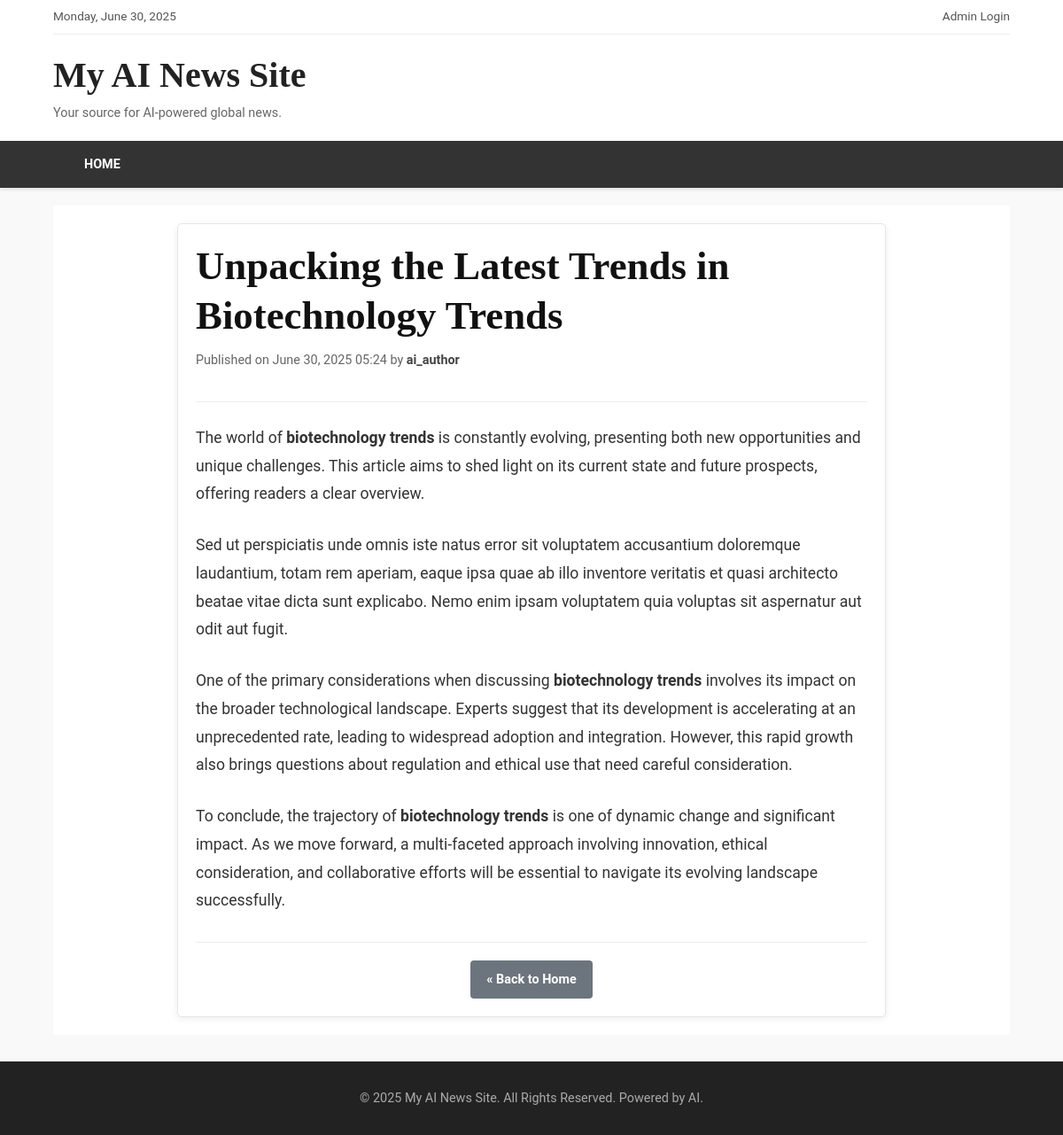
The app's page /article/unpacking-the-latest-trends-in-biotechnology-trends with its own data.
### app.py (models this page shows, shortened)
class SiteSetting(db.Model):
    id = db.Column(db.Integer, primary_key=True)
    key = db.Column(db.String(100), unique=True, nullable=False)
    value = db.Column(db.Text, nullable=True)

class Article(db.Model):
    id = db.Column(db.Integer, primary_key=True)
    title = db.Column(db.String(200), nullable=False)
    slug = db.Column(db.String(250), unique=True, nullable=False)
    content = db.Column(db.Text, nullable=False)
    pub_date = db.Column(db.DateTime, nullable=False, default=datetime.datetime.utcnow)
    author_id = db.Column(db.Integer, db.ForeignKey('user.id'), nullable=True) # Can be null if AI generated
    author = db.relationship('User', backref=db.backref('articles', lazy=True))
    featured_image = db.Column(db.String(100), nullable=True)
    meta_title = db.Column(db.String(250), nullable=True)
    meta_description = db.Column(db.String(500), nullable=True)
    meta_keywords = db.Column(db.String(250), nullable=True)

class User(UserMixin, db.Model):
    id = db.Column(db.Integer, primary_key=True)
    username = db.Column(db.String(80), unique=True, nullable=False)
    password_hash = db.Column(db.String(200), nullable=False)

### app.py (the view)
@app.route('/article/<slug:article_slug>')
def view_article(article_slug):
    article = Article.query.filter_by(slug=article_slug).first_or_404()
    return render_template('article.html', article=article)

### app.py (called while the page is built)
def get_site_config():
    if 'site_config' not in g:
        settings = SiteSetting.query.all()
        g.site_config = {setting.key: setting.value for setting in settings}
    return g.site_config

@app.context_processor
def inject_global_vars():
    return {
        'config': get_site_config(),
        'now': datetime.datetime.utcnow(), # Already provides current datetime
        'current_date_formatted': datetime.datetime.utcnow().strftime("%A, %B %d, %Y")
    }

### templates/article.html (shortened to what this page needs)
{% extends "layout.html" %}
{% block content %}
    <div class="article-page-container">
        <article class="post single-article">
            <header class="article-header">
                <h1 class="article-title">{{ article.title }}</h1>
                <p class="article-meta">
                    Published on {{ article.pub_date.strftime('%B %d, %Y %H:%M') }}
                    {% if article.author %}
                        by <span class="author-name">{{ article.author.username }}</span>
                    {% elif article.author_id is none %}
                        by <span class="author-name">AI News Staff</span>
                    {% endif %}
                </p>
            </header>
            <div class="article-content">
                {{ article.content | safe }}
            </div>
        </article>
        <div class="article-navigation">
            <a href="{{ url_for('index') }}" class="btn btn-secondary">&laquo; Back to Home</a>
        </div>
    </div>
{% endblock %}

### templates/layout.html (shortened to what this page needs)
<!DOCTYPE html>
<html lang="en">
<head>
    <link rel="stylesheet" href="{{ url_for('static', filename='style.css') }}">
</head>
<body>
    <header class="site-header">
        <div class="container header-top-bar">
            <div class="current-date">{{ current_date_formatted }}</div>
            <div class="header-top-links">
                {% if current_user and current_user.is_authenticated %}
                     <a href="{{ url_for('admin_dashboard') }}">Admin Dashboard</a> | <a href="{{ url_for('logout') }}">Logout</a>
                {% else %}
                    <a href="{{ url_for('login') }}">Admin Login</a>
                {% endif %}
            </div>
        </div>
        <div class="container header-main">
            <div class="site-branding">
                <h1><a href="{{ url_for('index') }}">{{ config.get('SITE_NAME', 'AI News Site') }}</a></h1>
                <p class="site-description">Your source for AI-powered global news.</p>
            </div>
        </div>
        <nav class="main-navigation">
            <div class="container">
                <ul>
                    <li><a href="{{ url_for('index') }}">Home</a></li>
                </ul>
            </div>
        </nav>
    </header>
    <div class="container main-content-area">
        {% block content %}{% endblock %}
    </div>
    <footer class="site-footer">
        <div class="container">
            <p>&copy; {{ now.year }} {{ config.get('SITE_NAME', 'AI News Site') }}. All Rights Reserved. Powered by AI.</p>
        </div>
    </footer>
</body>
</html>

### static/style.css (style rules this page uses)
* { box-sizing: border-box; margin: 0; padding: 0; }
body { font-family: 'Roboto', sans-serif; line-height: 1.6; background: #f9f9f9; color: #333; font-size: 16px; }
.container { width: 90%; max-width: 1200px; margin: auto; padding: 0 15px; }
a { color: #007bff; text-decoration: none; }
h1, h2, h3, h4, h5, h6 { font-family: 'Merriweather', serif; font-weight: 700; color: #222; line-height: 1.3; margin-bottom: 0.75em; }
.site-header { background: #fff; box-shadow: 0 2px 4px rgba(0,0,0,0.1); margin-bottom: 20px; }
.header-top-bar { display: flex; justify-content: space-between; align-items: center; padding: 8px 0; font-size: 0.85em; color: #555; border-bottom: 1px solid #eee; }
.header-top-bar a { color: #555; text-decoration: none; }
.header-main { display: flex; justify-content: space-between; align-items: center; padding: 20px 0; }
.site-branding h1 { margin: 0; font-size: 2.5em; }
.site-branding h1 a { color: #222; text-decoration: none; }
.site-description { font-size: 0.9em; color: #666; margin-top: 5px; }
.main-navigation { background: #333; color: #fff; }
.main-navigation ul { list-style: none; padding: 0; margin: 0; display: flex; }
.main-navigation ul li { position: relative; }
.main-navigation ul li a { display: block; padding: 15px 20px; color: #fff; text-decoration: none; font-weight: 700; text-transform: uppercase; font-size: 0.9em; }
.main-content-area { padding: 20px 0; background: #fff; min-height: 60vh; }
footer.site-footer { background: #222; color: #aaa; padding: 30px 0; text-align: center; font-size: 0.9em; margin-top: 30px; }
footer.site-footer p { margin: 0; }
article.post { background: #fff; margin-bottom: 20px; }
.article-meta { font-size: 0.85em; color: #777; margin-bottom: 15px; display: block; }
.btn { display: inline-block; background: #007bff; color: #fff !important; padding: 10px 18px; border: none; border-radius: 4px; cursor: pointer; text-decoration: none; font-weight: bold; font-size: 0.9em; transition: background-color 0.2s ease-in-out; }
.btn-secondary { background: #6c757d; }
.article-page-container { max-width: 800px; margin: 0 auto; padding: 20px; background: #fff; border: 1px solid #e5e5e5; box-shadow: 0 2px 8px rgba(0,0,0,0.07); border-radius: 5px; }
.single-article .article-header { margin-bottom: 25px; padding-bottom: 20px; border-bottom: 1px solid #eee; }
.single-article .article-title { font-size: 2.8em; line-height: 1.25; color: #111; margin-bottom: 10px; }
.single-article .article-meta { font-size: 0.9em; color: #666; }
.single-article .article-meta .author-name { font-weight: bold; color: #444; }
.article-content { font-size: 1.1em; line-height: 1.8; color: #333; }
.article-content p { margin-bottom: 1.5em; }
.article-navigation { margin-top: 30px; padding-top: 20px; border-top: 1px solid #eee; text-align: center; }

### records on screen
SiteSetting: get "My AI News Site"
Article: title "Unpacking the Latest Trends in Biotechnology Trends", pub_date "June 30, 2025 05:24", content "The world of biotechnology trends is constantly evolving, presenting both new opportunities and unique challenges. This article aims to shed light on its current state and future prospects, offering readers a clear overview. Sed ut perspiciatis unde omnis iste natus error sit voluptatem accusantium doloremque laudantium, totam rem aperiam, eaque ipsa quae ab illo inventore veritatis et quasi architecto beatae vitae dicta sunt explicabo. Nemo enim ipsam voluptatem quia voluptas sit aspernatur aut odit aut fugit. One of the primary considerations when discussing biotechnology trends involves its impact on the broader technological landscape. Experts suggest that its development is…"
User: author.username "ai_author"
